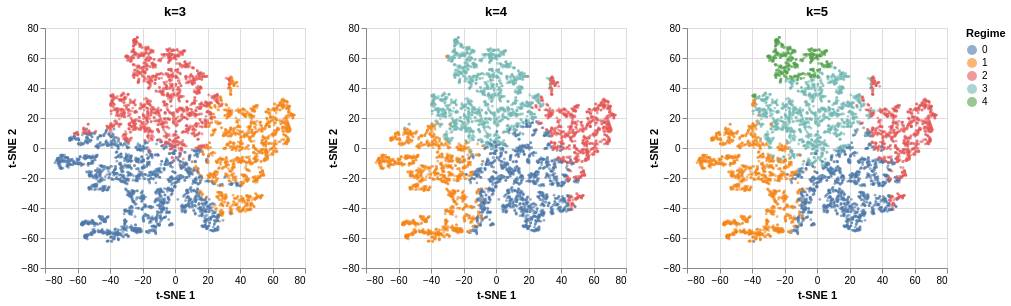

Here is the notebook cell this chart was saved with:
### Markdown cell above
## 5. One combination in detail

`show` is the name of the combination printed in section 3 (its folder suffix, e.g. `"lam100_beta1_seed42"`). The cells below show its t-SNE colored by each k, the comparison across k, the regime profiles and the regime strips.

### Code cell
show = list(all_results)[0]
results, run_dirs = all_results[show]["results"], all_results[show]["run_dirs"]
print(show)
tsne_grid(all_results[show]["coords"], all_results[show]["plot_idx"], results)

### Figure 1 — Vega specification as saved in the notebook (floating-point values rounded to 4 significant figures; data arrays with more than 128 entries replaced by an {"elided": "..."} marker saying what was removed)
{"$schema": "https://vega.github.io/schema/vega/v6.json", "data": [{"name": "source_0", "values": {"elided": "5000 records"}}, {"name": "source_1", "values": {"elided": "5000 records"}}, {"name": "source_2", "values": {"elided": "5000 records"}}, {"name": "source_0_concat_0_color_domain_regime_0", "values": [{"regime": "1"}, {"regime": "0"}, {"regime": "2"}]}, {"name": "source_1_concat_0_color_domain_regime_1", "values": [{"regime": "0"}, {"regime": "1"}, {"regime": "2"}, {"regime": "3"}]}, {"name": "source_2_concat_0_color_domain_regime_2", "values": [{"regime": "0"}, {"regime": "1"}, {"regime": "2"}, {"regime": "3"}, {"regime": "4"}]}, {"name": "source_0_concat_0_concat_0_x_domain_tsne_1", "values": [{"min": -73.84, "max": 73.66}]}, {"name": "source_0_concat_0_concat_0_y_domain_tsne_2", "values": [{"min": -62.32, "max": 73.71}]}, {"name": "source_1_concat_0_concat_1_x_domain_tsne_1", "values": [{"min": -73.84, "max": 73.66}]}, {"name": "source_1_concat_0_concat_1_y_domain_tsne_2", "values": [{"min": -62.32, "max": 73.71}]}, {"name": "source_2_concat_0_concat_2_x_domain_tsne_1", "values": [{"min": -73.84, "max": 73.66}]}, {"name": "source_2_concat_0_concat_2_y_domain_tsne_2", "values": [{"min": -62.32, "max": 73.71}]}], "signals": [{"name": "childHeight", "value": 240}, {"name": "concat_0_childWidth", "value": 260}], "marks": [{"type": "group", "name": "concat_0_group", "marks": [{"type": "group", "name": "concat_0_concat_0_group", "encode": {"update": {"width": {"signal": "concat_0_childWidth"}, "height": {"signal": "childHeight"}}}, "marks": [{"type": "symbol", "name": "concat_0_concat_0_marks", "from": {"data": "source_0"}, "encode": {"update": {"opacity": {"value": 0.6}, "shape": {"value": "circle"}, "size": {"value": 8}, "fill": {"field": "regime", "scale": "concat_0_color"}, "x": {"field": "tsne_1", "scale": "concat_0_concat_0_x"}, "y": {"field": "tsne_2", "scale": "concat_0_concat_0_y"}}}, "style": ["circle"]}], "axes": [{"scale": "concat_0_concat_0_x", "minExtent": 0, "labels": false, "orient": "bottom", "domain": false, "ticks": false, "zindex": 0, "aria": false, "maxExtent": 0, "tickCount": {"signal": "ceil(concat_0_childWidth/40)"}, "grid": true, "gridScale": "concat_0_concat_0_y"}, {"scale": "concat_0_concat_0_y", "ticks": false, "minExtent": 0, "labels": false, "domain": false, "zindex": 0, "orient": "left", "grid": true, "gridScale": "concat_0_concat_0_x", "aria": false, "tickCount": {"signal": "ceil(childHeight/40)"}, "maxExtent": 0}, {"scale": "concat_0_concat_0_x", "title": "t-SNE 1", "tickCount": {"signal": "ceil(concat_0_childWidth/40)"}, "labelOverlap": true, "orient": "bottom", "grid": false, "labelFlush": true, "zindex": 0}, {"scale": "concat_0_concat_0_y", "orient": "left", "labelOverlap": true, "zindex": 0, "grid": false, "title": "t-SNE 2", "tickCount": {"signal": "ceil(childHeight/40)"}}], "title": {"text": "k=3", "frame": "group"}, "style": "cell"}, {"type": "group", "name": "concat_0_concat_1_group", "encode": {"update": {"width": {"signal": "concat_0_childWidth"}, "height": {"signal": "childHeight"}}}, "marks": [{"type": "symbol", "name": "concat_0_concat_1_marks", "from": {"data": "source_1"}, "encode": {"update": {"x": {"field": "tsne_1", "scale": "concat_0_concat_1_x"}, "size": {"value": 8}, "fill": {"field": "regime", "scale": "concat_0_color"}, "opacity": {"value": 0.6}, "shape": {"value": "circle"}, "y": {"field": "tsne_2", "scale": "concat_0_concat_1_y"}}}, "style": ["circle"]}], "axes": [{"scale": "concat_0_concat_1_x", "maxExtent": 0, "minExtent": 0, "ticks": false, "aria": false, "grid": true, "labels": false, "orient": "bottom", "gridScale": "concat_0_concat_1_y", "zindex": 0, "tickCount": {"signal": "ceil(concat_0_childWidth/40)"}, "domain": false}, {"scale": "concat_0_concat_1_y", "maxExtent": 0, "minExtent": 0, "domain": false, "grid": true, "aria": false, "labels": false, "tickCount": {"signal": "ceil(childHeight/40)"}, "zindex": 0, "gridScale": "concat_0_concat_1_x", "ticks": false, "orient": "left"}, {"scale": "concat_0_concat_1_x", "title": "t-SNE 1", "grid": false, "zindex": 0, "labelOverlap": true, "tickCount": {"signal": "ceil(concat_0_childWidth/40)"}, "orient": "bottom", "labelFlush": true}, {"scale": "concat_0_concat_1_y", "labelOverlap": true, "title": "t-SNE 2", "orient": "left", "zindex": 0, "tickCount": {"signal": "ceil(childHeight/40)"}, "grid": false}], "title": {"text": "k=4", "frame": "group"}, "style": "cell"}, {"type": "group", "name": "concat_0_concat_2_group", "encode": {"update": {"height": {"signal": "childHeight"}, "width": {"signal": "concat_0_childWidth"}}}, "marks": [{"type": "symbol", "name": "concat_0_concat_2_marks", "from": {"data": "source_2"}, "encode": {"update": {"y": {"field": "tsne_2", "scale": "concat_0_concat_2_y"}, "size": {"value": 8}, "shape": {"value": "circle"}, "fill": {"field": "regime", "scale": "concat_0_color"}, "opacity": {"value": 0.6}, "x": {"field": "tsne_1", "scale": "concat_0_concat_2_x"}}}, "style": ["circle"]}], "axes": [{"scale": "concat_0_concat_2_x", "zindex": 0, "tickCount": {"signal": "ceil(concat_0_childWidth/40)"}, "gridScale": "concat_0_concat_2_y", "labels": false, "orient": "bottom", "maxExtent": 0, "minExtent": 0, "domain": false, "grid": true, "aria": false, "ticks": false}, {"scale": "concat_0_concat_2_y", "labels": false, "gridScale": "concat_0_concat_2_x", "grid": true, "tickCount": {"signal": "ceil(childHeight/40)"}, "maxExtent": 0, "minExtent": 0, "zindex": 0, "aria": false, "domain": false, "ticks": false, "orient": "left"}, {"scale": "concat_0_concat_2_x", "labelOverlap": true, "title": "t-SNE 1", "zindex": 0, "grid": false, "orient": "bottom", "labelFlush": true, "tickCount": {"signal": "ceil(concat_0_childWidth/40)"}}, {"scale": "concat_0_concat_2_y", "labelOverlap": true, "orient": "left", "tickCount": {"signal": "ceil(childHeight/40)"}, "zindex": 0, "grid": false, "title": "t-SNE 2"}], "title": {"text": "k=5", "frame": "group"}, "style": "cell"}], "layout": {"padding": 20, "bounds": "full", "align": "each"}, "legends": [{"title": "Regime", "fill": "concat_0_color", "symbolType": "circle", "encode": {"symbols": {"update": {"opacity": {"value": 0.6}}}}}]}], "scales": [{"name": "concat_0_color", "type": "ordinal", "domain": {"fields": [{"data": "source_0_concat_0_color_domain_regime_0", "field": "regime"}, {"data": "source_1_concat_0_color_domain_regime_1", "field": "regime"}, {"data": "source_2_concat_0_color_domain_regime_2", "field": "regime"}], "sort": true}, "range": "category"}, {"name": "concat_0_concat_0_x", "type": "linear", "domain": [{"signal": "(data(\"source_0_concat_0_concat_0_x_domain_tsne_1\")[0] || {}).min"}, {"signal": "(data(\"source_0_concat_0_concat_0_x_domain_tsne_1\")[0] || {}).max"}], "range": [0, {"signal": "concat_0_childWidth"}], "nice": true, "zero": true}, {"name": "concat_0_concat_0_y", "type": "linear", "domain": [{"signal": "(data(\"source_0_concat_0_concat_0_y_domain_tsne_2\")[0] || {}).min"}, {"signal": "(data(\"source_0_concat_0_concat_0_y_domain_tsne_2\")[0] || {}).max"}], "range": [{"signal": "childHeight"}, 0], "zero": true, "nice": true}, {"name": "concat_0_concat_1_x", "type": "linear", "domain": [{"signal": "(data(\"source_1_concat_0_concat_1_x_domain_tsne_1\")[0] || {}).min"}, {"signal": "(data(\"source_1_concat_0_concat_1_x_domain_tsne_1\")[0] || {}).max"}], "range": [0, {"signal": "concat_0_childWidth"}], "zero": true, "nice": true}, {"name": "concat_0_concat_1_y", "type": "linear", "domain": [{"signal": "(data(\"source_1_concat_0_concat_1_y_domain_tsne_2\")[0] || {}).min"}, {"signal": "(data(\"source_1_concat_0_concat_1_y_domain_tsne_2\")[0] || {}).max"}], "range": [{"signal": "childHeight"}, 0], "nice": true, "zero": true}, {"name": "concat_0_concat_2_x", "type": "linear", "domain": [{"signal": "(data(\"source_2_concat_0_concat_2_x_domain_tsne_1\")[0] || {}).min"}, {"signal": "(data(\"source_2_concat_0_concat_2_x_domain_tsne_1\")[0] || {}).max"}], "range": [0, {"signal": "concat_0_childWidth"}], "nice": true, "zero": true}, {"name": "concat_0_concat_2_y", "type": "linear", "domain": [{"signal": "(data(\"source_2_concat_0_concat_2_y_domain_tsne_2\")[0] || {}).min"}, {"signal": "(data(\"source_2_concat_0_concat_2_y_domain_tsne_2\")[0] || {}).max"}], "range": [{"signal": "childHeight"}, 0], "nice": true, "zero": true}], "layout": {"padding": 20, "columns": 1, "bounds": "full", "align": "each"}, "background": "white", "padding": 5}
